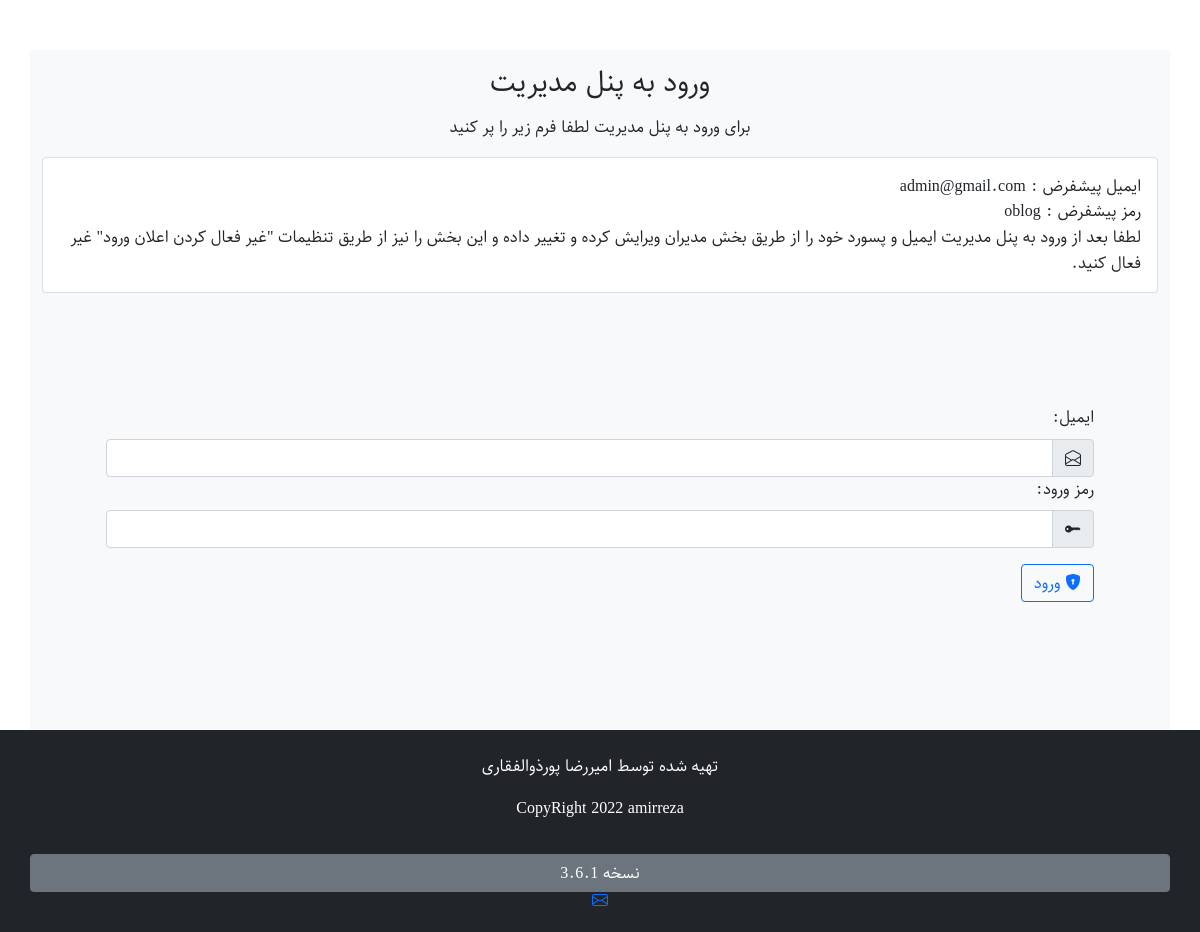
The app's page /admin/signin.php with its own data.
### tables this page shows
CREATE TABLE `information` (
  `id` int(11) NOT NULL,
  `body` text NOT NULL
);

### admin/signin.php (the view, shortened to what this page needs)
<?php
include("./include/db.php");
?>
<!DOCTYPE html>
<html lang="fa">
<head>
               <link rel="stylesheet" href="https://cdn.jsdelivr.net/npm/bootstrap@5.0.2/dist/css/bootstrap.rtl.min.css">
               <link rel="stylesheet" href="https://cdn.jsdelivr.net/npm/bootstrap-icons@1.5.0/font/bootstrap-icons.css">
               <link rel="stylesheet" href="./css/admin.css">
</head>
<body class="body">
       <div class="container bg-light">
<?php
   $log = $base->query("SELECT * FROM `information` WHERE id = 6");
 ?>
                      <div class="row mt-4 text-center">
                                     <h3 class="mt-3 mb-3">ورود به پنل مدیریت</h3>
                                     <p>برای ورود به پنل مدیریت لطفا فرم زیر را پر کنید</p>
                      </div>
<?php
 if($log->rowcount() > 0){
  foreach($log as $notif){
    if($notif['body'] == 1){
?>
    <div class="card">
  <div class="card-body">
    ایمیل پیشفرض : admin@gmail.com
    <br>
    رمز پیشفرض : oblog
    <br>
    لطفا بعد از ورود به پنل مدیریت ایمیل و پسورد خود را از طریق بخش مدیران ویرایش کرده و  تغییر داده و این بخش را نیز از طریق تنظیمات "غیر فعال کردن اعلان ورود" غیر فعال کنید.
  </div>
</div>
<?php
    }
  }
}
?>
            <div class="card-body">
               <div class="col  p-5  mt-5 mb-5 justify-content-center align-items-center">
              <form action="" method="post">
              <label for="email" class="form-label">ایمیل:</label>
              <div class=" col-md-12 input-group">
              <span class="input-group-text"><i class="bi bi-envelope-open"></i></span>
              <input type="email" name="email" id="email" class="form-control">
             </div>
            <label class="form-label" for="password">رمز ورود:</label>
               <div class="input-group">
               <span class="input-group-text"><i class="bi bi-key-fill"></i></span>
               <input type="password" name="password" id="password" class="form-control">
                    </div>
                    <div>
                   <button class=" mt-3  justify-content-center btn btn-outline-primary" name="login" type="submit"><i class="bi bi-shield-lock-fill"></i> ورود</button>
                    </div>
             </form>
                  </div>
            </div>
       </div>
</body>
</html>
<?php
include("../include/footer.php");
?>

### include/footer.php (shortened to what this page needs)
<?php
$footer_querya = "SELECT * FROM `information` WHERE id = 2 ";
$footera = $base->query($footer_querya);
if($footera->rowcount() > 0){
  foreach($footera as $foota){
?>
<?php
$footer_queryb = "SELECT * FROM `information` WHERE id = 3 ";
$footerb = $base->query($footer_queryb);
if($footerb->rowcount() > 0){
  foreach($footerb as $footb){
?>
<footer class="text-center text-white bg-dark py-4">
  <div class="container">
    <div class="row flex-column">
<div><?php echo $foota['body']; ?></div>
<button class="  mt-3 btn btn-secondary">نسخه <?php echo $footb['body'] ?></button>
<div>
  <a target="_blank" href="mailto:ar.pourzolfaghari@gmail.com"></a>
</div>
    </div>
  </div>
</footer>
<?php
  }
}
  }
}
?>
</body>
</html>

### admin/css/admin.css (style rules this page uses)
body { direction: rtl !important; text-align: right !important; font-family: "sahel" !important; line-height: 1.6; }
input , textarea { width:75% !important; }

### records on screen
information: body "ایمیل پیشفرض : admin@gmail.com"
information: body "تهیه شده توسط امیررضا پورذوالفقاری CopyRight 2022 amirreza"
information: body "3.6.1"
